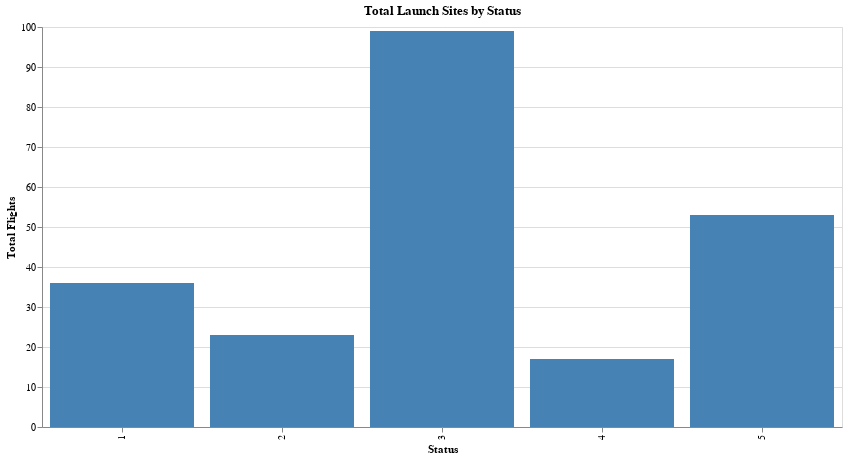

The cell this chart's notebook holds for it:
### Markdown cell above
### Launches

### Code cell
query = """
SELECT
    flying_status,
    COUNT(*) AS count
FROM source.launches
GROUP BY flying_status
"""
df = pd.read_sql(query, engine)
barchart = alt.Chart(df).mark_bar(color='steelblue').encode(
    x=alt.X('flying_status:N', title='Status'),
    y=alt.Y('count:Q', title='Total Flights'),
    tooltip=['flying_status:N', 'count:Q']
).properties(
    width=800,
    height=400,
    title='Total Launch Sites by Status'
)
barchart.show()
# 1 Oficiální (placené)
# 2 Oficiální (neplacené)
# 3 Tolerováno
# 4 Zakázáno
# 5 Neuvedeno

### Figure 1 — Vega-Lite specification as saved in the notebook (floating-point values rounded to 4 significant figures)
{"$schema": "https://vega.github.io/schema/vega-lite/v5.17.0.json", "config": {"view": {"continuousHeight": 300, "continuousWidth": 300}}, "data": {"name": "data-ea4bcb561c1d452b8b8f4c30d30016bd"}, "datasets": {"data-ea4bcb561c1d452b8b8f4c30d30016bd": [{"count": 36, "flying_status": 1}, {"count": 99, "flying_status": 3}, {"count": 53, "flying_status": 5}, {"count": 23, "flying_status": 2}, {"count": 17, "flying_status": 4}]}, "encoding": {"tooltip": [{"field": "flying_status", "type": "nominal"}, {"field": "count", "type": "quantitative"}], "x": {"field": "flying_status", "title": "Status", "type": "nominal"}, "y": {"field": "count", "title": "Total Flights", "type": "quantitative"}}, "height": 400, "mark": {"color": "steelblue", "type": "bar"}, "title": "Total Launch Sites by Status", "width": 800}
